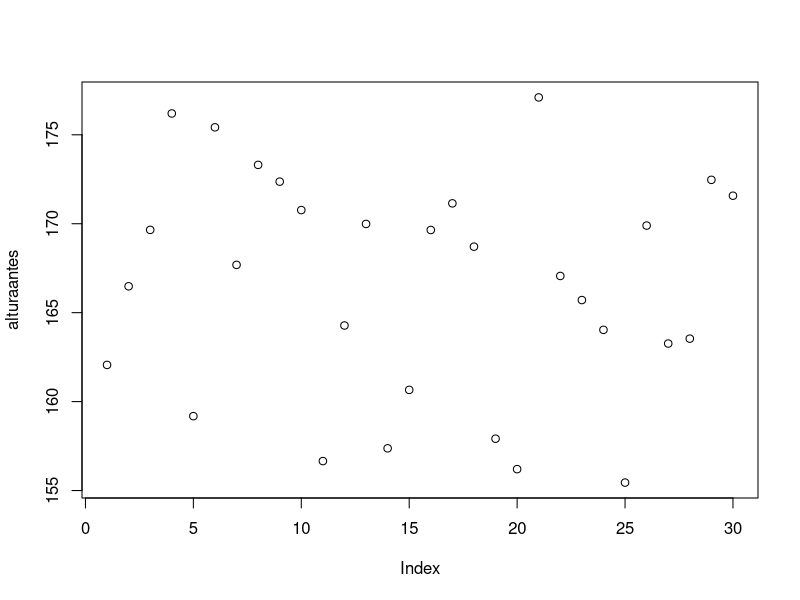
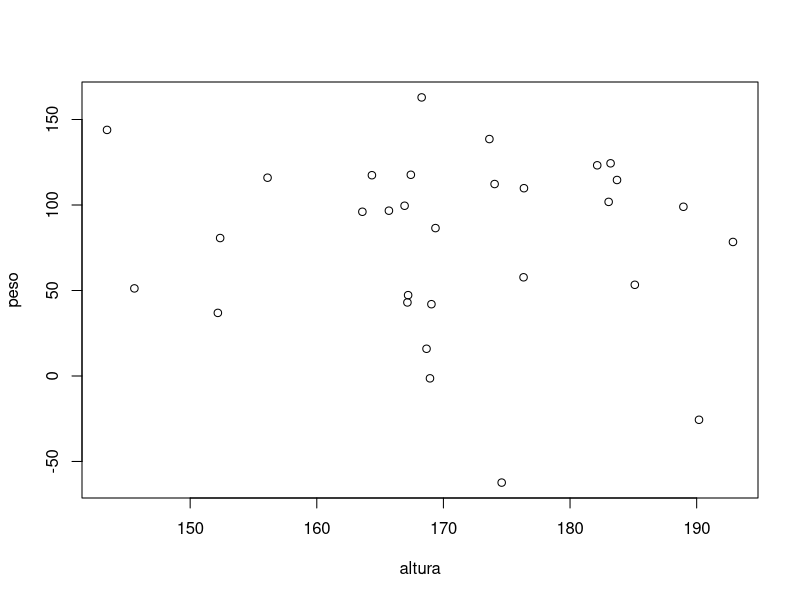
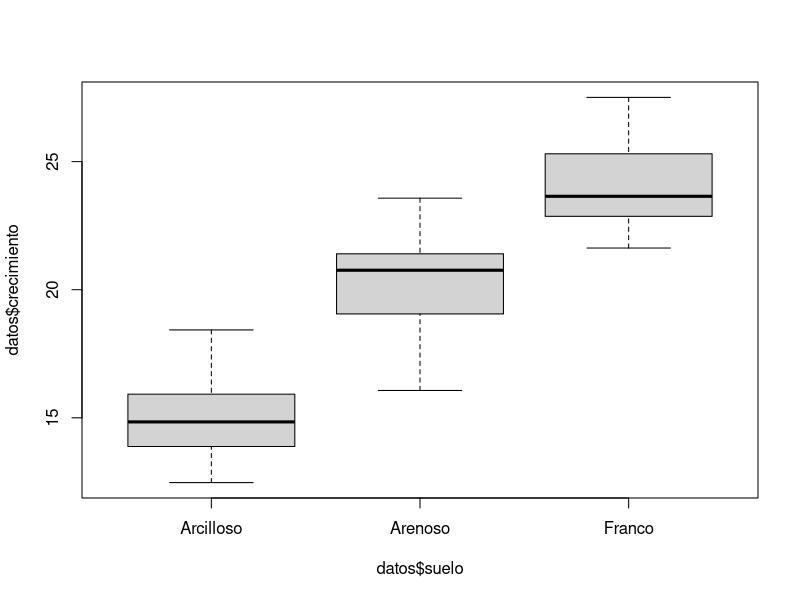

Generate these figures, in order, with R:
#Examen 24032025
#Erick Alejandro Rodriguez Moctezuma. Matrícula:1685564

set.seed(42)
n <- 30
altura <- rnorm(n,mean=170, sd=10)
peso <- 0.5 * altura + rnorm(n, mean=0, sd=50)
alturaantes <- rnorm(n, mean = 165, sd=8)
t.test(altura, alturaantes, paired = T)

plot(alturaantes)

# Correlación -------------------------------------------------------------

cor.test(altura,peso)
plot(altura,peso)

# ANOVA -------------------------------------------------------------------

set.seed(123)
suelo <- rep(c("Arcilloso","Arenoso", "Franco"), each=10)
crecimiento <- c(
  rnorm(10, mean=15,sd=2),
  rnorm(10, mean=20,sd=2),
  rnorm(10, mean=25,sd=2))

datos <- data.frame(suelo=suelo, crecimiento=crecimiento)
print(datos)


datos.aov<- aov(datos$crecimiento ~ datos$suelo)
summary(datos.aov)

boxplot(datos$crecimiento ~datos$suelo)

TukeyHSD(datos.aov)
